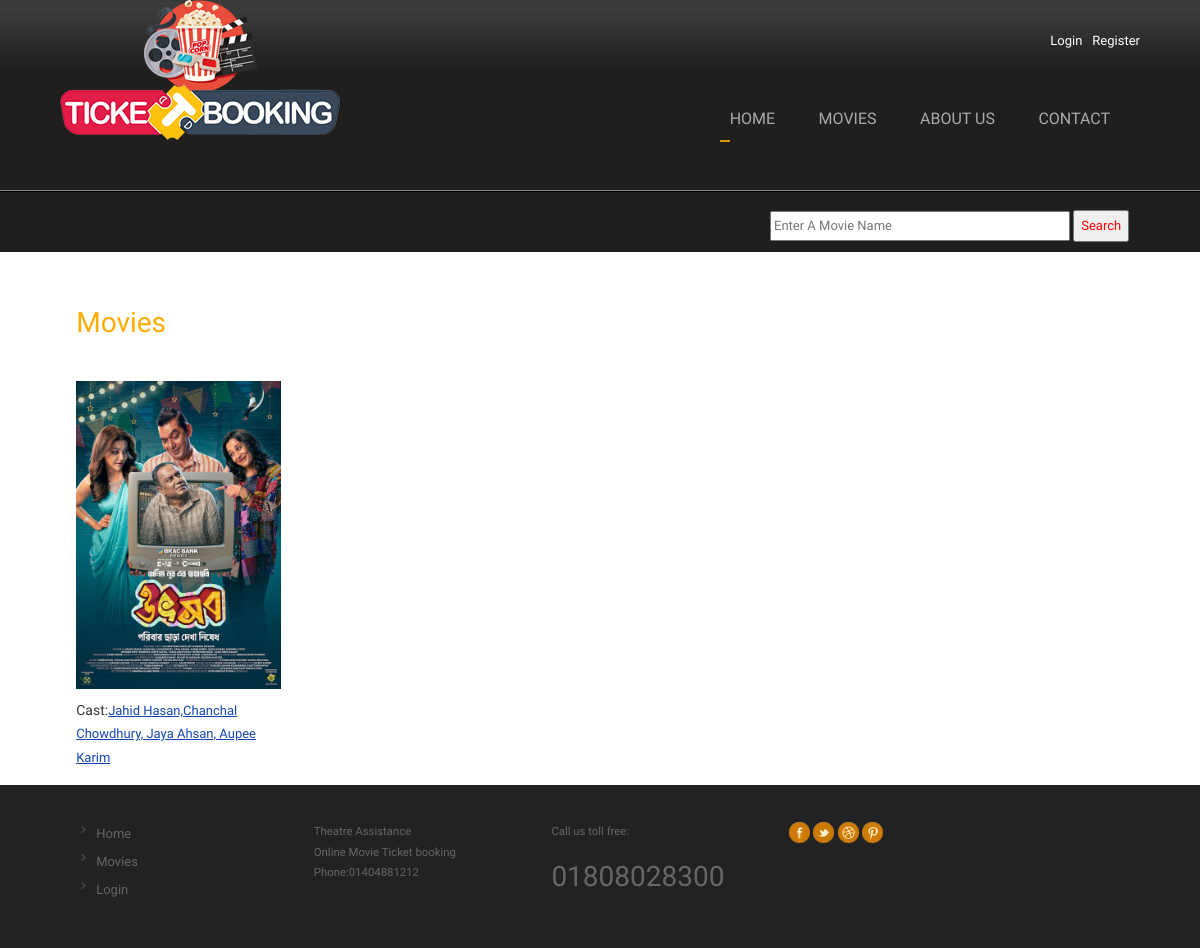
The page /process_search.php on the database as committed earlier.
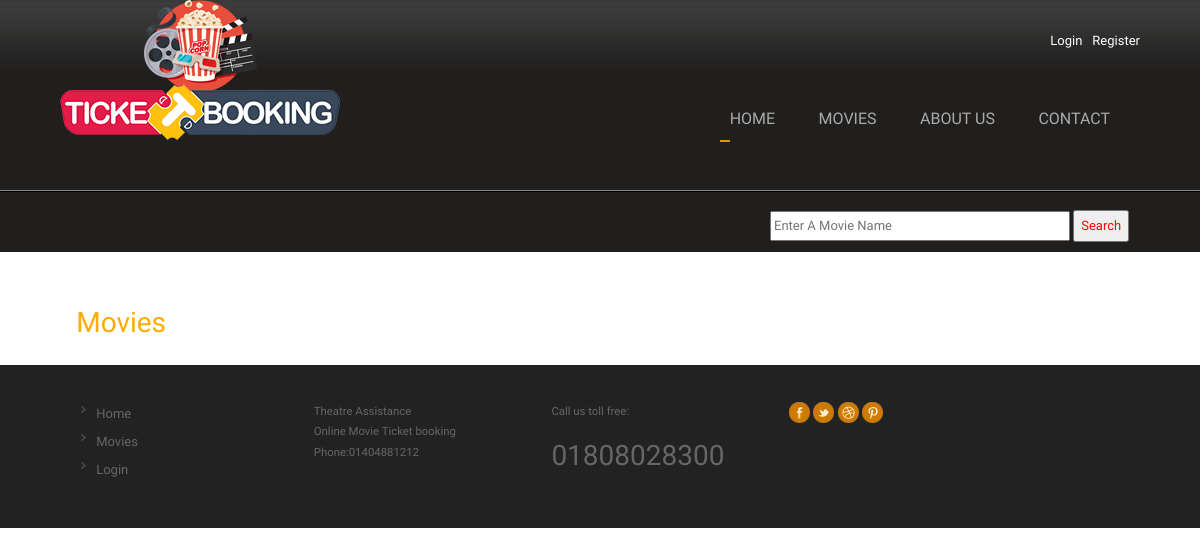
The same page on the database as committed later.
### tables this page shows
CREATE TABLE `tbl_movie` (
  `movie_id` int(11) NOT NULL,
  `t_id` int(11) NOT NULL COMMENT 'theatre id',
  `movie_name` varchar(255) NOT NULL,
  `cast` varchar(500) NOT NULL,
  `desc` varchar(1000) NOT NULL,
  `release_date` date NOT NULL,
  `image` varchar(200) NOT NULL,
  `video_url` varchar(200) NOT NULL,
  `status` int(1) NOT NULL COMMENT '0 means active ',
  `imdb_rating` float DEFAULT NULL,
  `awards` varchar(255) DEFAULT NULL
);

### process_search.php (the view, shortened to what this page needs)
<?php include('header.php');
extract($_POST);
?>
<div class="content">
	<div class="wrap">
		<div class="content-top">
			<h3>Movies</h3>
			<?php
          	$qry2=mysqli_query($con,"select DISTINCT movie_name,movie_id,image,cast from tbl_movie where movie_name='".$search."'");
          	  while($m=mysqli_fetch_array($qry2))
                   {
                    ?>
                    <div class="col_1_of_4 span_1_of_4">
					<div class="imageRow">
						  	<div class="single">
						  		<a href="about.php?id=<?php echo $m['movie_id'];?>" rel="lightbox"><img src="<?php echo $m['image'];?>" alt="" /></a>
						  	</div>
						  	<div class="movie-text">
						  		Cast:<Span class="color2"><?php echo $m['cast'];?></span><br>
						  	</div>
		  				</div>
		  		</div>
  	    <?php
  	    	}
  	    	?>
			</div>
			</div>
			<?php include('footer.php');?>

Rows that differ between the two databases and show on the page:
no longer on this page (row edited): tbl_movie: image (picture), cast "Jahid Hasan,Chanchal Chowdhury, Jaya Ahsan, Aupee Karim"
